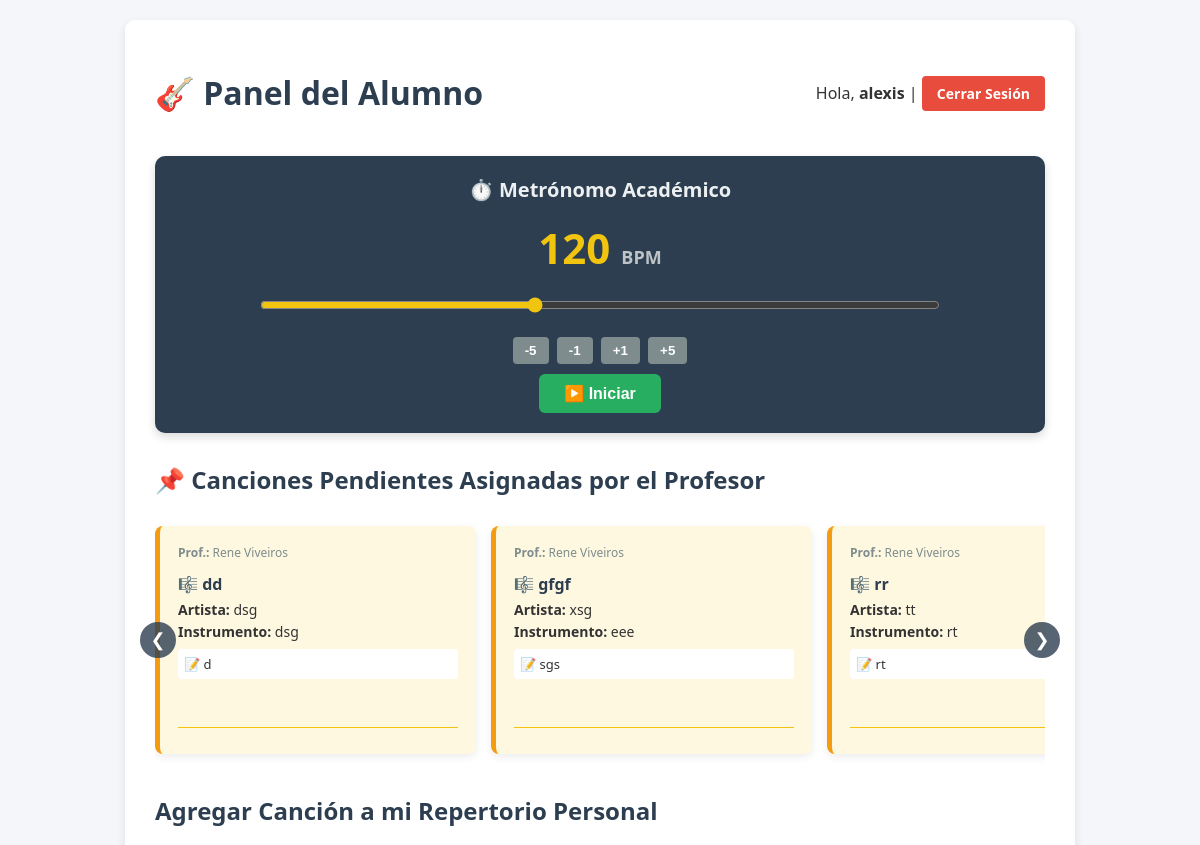
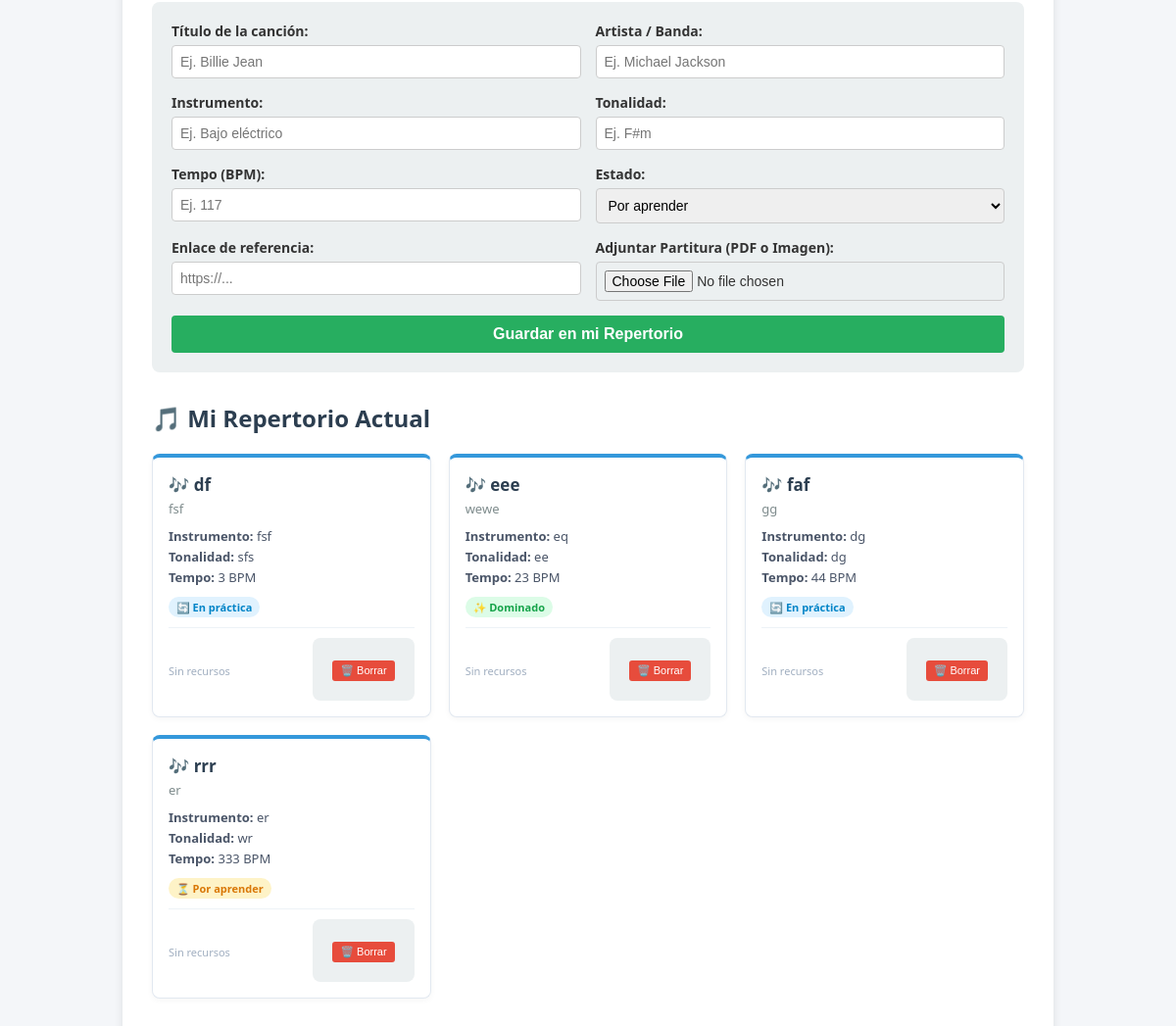
/ (signed in), run on the app's committed database (2 pictures, top to bottom).
### tables this page shows
CREATE TABLE assignments (
        id INTEGER PRIMARY KEY AUTOINCREMENT,
        teacher_id INTEGER,
        student_id INTEGER,
        title TEXT NOT NULL,
        artist TEXT,
        instrument TEXT,
        notes TEXT,
        link TEXT,
        file_path TEXT,
        status TEXT DEFAULT 'Pendiente',
        FOREIGN KEY (teacher_id) REFERENCES users(id) ON DELETE CASCADE,
        FOREIGN KEY (student_id) REFERENCES users(id) ON DELETE CASCADE
    );

CREATE TABLE users (
        id INTEGER PRIMARY KEY AUTOINCREMENT,
        cedula TEXT NOT NULL UNIQUE,
        username TEXT NOT NULL,
        password TEXT NOT NULL,
        role TEXT CHECK(role IN ('profesor', 'alumno')) NOT NULL,
        chair TEXT,
        status TEXT CHECK(status IN ('pendiente', 'aprobado')) DEFAULT 'aprobado',
        security_question TEXT,
        security_answer TEXT
    );

CREATE TABLE songs (
        id INTEGER PRIMARY KEY AUTOINCREMENT,
        title TEXT NOT NULL,
        artist_id INTEGER,
        instrument TEXT,
        key_signature TEXT,
        tempo INTEGER,
        tab_or_score_link TEXT,
        file_path TEXT,
        status TEXT CHECK(status IN ('Por aprender', 'En práctica', 'Dominado')) DEFAULT 'Por aprender',
        user_id INTEGER,
        FOREIGN KEY (artist_id) REFERENCES artists(id) ON DELETE SET NULL,
        FOREIGN KEY (user_id) REFERENCES users(id) ON DELETE CASCADE
    );

### app.py (the view, shortened to what this page needs)
@app.route("/")
def index():
    if "user_id" not in session:
        return redirect(url_for("login"))
    role = session.get("role")
    username = session.get("username")
    cedula = session.get("cedula")
    is_superuser = cedula in crud.SUPER_CEDULAS
    if role == "alumno":
        songs = crud.list_songs_by_user(session["user_id"])
        assignments = crud.get_student_assignments(session["user_id"])
        return render_template(
            "student_dashboard.html",
            username=username,
            songs=songs,
            assignments=assignments,
            SUPER_CEDULAS=crud.SUPER_CEDULAS,
        )

### crud.py (called while the page is built)
def get_connection():
    return database.get_connection()

def list_songs_by_user(user_id):
    conn = get_connection()
    cursor = conn.cursor()
    query = (
        """
        SELECT s.id, s.title, COALESCE(a.name, 'Sin Artista'), COALESCE(s.instrument, 'Sin Instrumento'),
               s.key_signature, s.tempo, s.status, s.tab_or_score_link, s.file_path
        FROM songs s
        LEFT JOIN artists a ON s.artist_id = a.id
        WHERE s.user_id = %s
    """
        if database.DATABASE_URL
        else """
        SELECT s.id, s.title, COALESCE(a.name, 'Sin Artista'), COALESCE(s.instrument, 'Sin Instrumento'),
               s.key_signature, s.tempo, s.status, s.tab_or_score_link, s.file_path
        FROM songs s
        LEFT JOIN artists a ON s.artist_id = a.id
        WHERE s.user_id = ?
    """
    )
    cursor.execute(query, (user_id,))
    songs = cursor.fetchall()
    cursor.close()
    conn.close()
    return songs

def get_student_assignments(student_id):
    conn = get_connection()
    cursor = conn.cursor()
    query = (
        """
        SELECT a.id, a.title, a.artist, a.instrument, a.notes, a.status, u.username, a.link, a.file_path
        FROM assignments a
        JOIN users u ON a.teacher_id = u.id
        WHERE a.student_id = %s
        ORDER BY a.id DESC
    """
        if database.DATABASE_URL
        else """
        SELECT a.id, a.title, a.artist, a.instrument, a.notes, a.status, u.username, a.link, a.file_path
        FROM assignments a
        JOIN users u ON a.teacher_id = u.id
        WHERE a.student_id = ?
        ORDER BY a.id DESC
    """
    )
    cursor.execute(query, (student_id,))
    assignments = cursor.fetchall()
    cursor.close()
    conn.close()
    return assignments

### database.py (called while the page is built)
def get_connection():
    if DATABASE_URL:
        conn = psycopg2.connect(DATABASE_URL)
        return conn
    else:
        conn = sqlite3.connect("music_repertoire.db")
        conn.execute("PRAGMA foreign_keys = ON;")
        return conn

### templates/student_dashboard.html (shortened to what this page needs)
<!DOCTYPE html>
<html lang="es">
<head>
</head>
<body>
<div class="container">
    <div class="header">
        <h1>🎸 Panel del Alumno</h1>
        <div>
            <span>Hola, <strong>{{ username }}</strong></span> |
            <a href="/logout" class="logout-btn">Cerrar Sesión</a>
        </div>
    </div>
    <div class="metronome-card">
        <h2>⏱️ Metrónomo Académico</h2>
        <div class="bpm-display" id="bpmDisplay">120 <span style="font-size: 18px; color: #bdc3c7;">BPM</span></div>
        <input type="range" class="bpm-slider" id="bpmSlider" min="40" max="240" value="120" oninput="updateBpm(this.value)">
        <div>
            <button class="metronome-btn-control" onclick="changeBpm(-5)">-5</button>
            <button class="metronome-btn-control" onclick="changeBpm(-1)">-1</button>
            <button class="metronome-btn-control" onclick="changeBpm(1)">+1</button>
            <button class="metronome-btn-control" onclick="changeBpm(5)">+5</button>
        </div>
        <div>
            <button id="startStopBtn" class="start-stop-btn" onclick="toggleMetronome()">▶️ Iniciar</button>
        </div>
    </div>
    <h2>📌 Canciones Pendientes Asignadas por el Profesor</h2>
    {% if assignments %}
    <div class="carousel-wrapper">
        <button class="carousel-btn btn-left" onclick="scrollCarousel(-300)">❮</button>
        <div class="carousel-container" id="taskCarousel">
            {% for a in assignments %}
            <div class="assignment-card {% if a[5] == 'Completada' %}completed{% endif %}">
                <div>
                    <p style="margin-top:0; font-size: 12px; color: #7f8c8d;"><strong>Prof.:</strong> {{ a[6] }}</p>
                    <p style="font-size: 16px; font-weight: bold; color: #2c3e50; margin: 5px 0;">🎼 {{ a[1] }}</p>
                    {% if a[2] %}<p style="margin: 3px 0; font-size: 14px;"><strong>Artista:</strong> {{ a[2] }}</p>{% endif %}
                    {% if a[3] %}<p style="margin: 3px 0; font-size: 14px;"><strong>Instrumento:</strong> {{ a[3] }}</p>{% endif %}
                    {% if a[4] %}<p style="margin: 8px 0; font-size: 13px; background: #fff; padding: 6px; border-radius: 4px;">📝 {{ a[4] }}</p>{% endif %}
                </div>
                <div style="margin-top: 15px; border-top: 1px solid #f1c40f; padding-top: 8px; display: flex; justify-content: space-between; align-items: center;">
                </div>
            </div>
            {% endfor %}
        </div>
        <button class="carousel-btn btn-right" onclick="scrollCarousel(300)">❯</button>
    </div>
    {% else %}
        <p>No tienes tareas pendientes asignadas por ningún profesor.</p>
    {% endif %}
    <h2>Agregar Canción a mi Repertorio Personal</h2>
    <form action="/add_song" method="POST" enctype="multipart/form-data">
        <div>
            <label>Título de la canción:</label>
            <input type="text" name="title" required placeholder="Ej. Billie Jean">
        </div>
        <div>
            <label>Artista / Banda:</label>
            <input type="text" name="artist_name" required placeholder="Ej. Michael Jackson">
        </div>
        <div>
            <label>Instrumento:</label>
            <input type="text" name="instrument" required placeholder="Ej. Bajo eléctrico">
        </div>
        <div>
            <label>Tonalidad:</label>
            <input type="text" name="key_signature" placeholder="Ej. F#m">
        </div>
        <div>
            <label>Tempo (BPM):</label>
            <input type="number" name="tempo" placeholder="Ej. 117">
        </div>
        <div>
            <label>Estado:</label>
            <select name="status">
                <option value="Por aprender">Por aprender</option>
            </select>
        </div>
        <div>
            <label>Enlace de referencia:</label>
            <input type="text" name="link" placeholder="https://...">
        </div>
        <div>
            <label>Adjuntar Partitura (PDF o Imagen):</label>
            <input type="file" name="score_file" accept=".pdf,.png,.jpg,.jpeg">
        </div>
        <button type="submit" class="save-btn">Guardar en mi Repertorio</button>
    </form>
    <h2>🎵 Mi Repertorio Actual</h2>
    {% if songs %}
    <div class="repertoire-grid">
        {% for song in songs %}
        <div class="song-card">
            <div>
                <div class="song-title">🎶 {{ song[1] }}</div>
                <div class="song-artist">{{ song[2] }}</div>
                <div class="song-details"><strong>Instrumento:</strong> {{ song[3] }}</div>
                {% if song[4] %}<div class="song-details"><strong>Tonalidad:</strong> {{ song[4] }}</div>{% endif %}
                {% if song[5] %}<div class="song-details"><strong>Tempo:</strong> {{ song[5] }} BPM</div>{% endif %}
                <div>
                    {% if song[6] == 'Por aprender' %}
                        <span class="badge badge-por-aprender">⏳ Por aprender</span>
                    {% elif song[6] == 'En práctica' %}
                        <span class="badge badge-en-practica">🔄 En práctica</span>
                    {% else %}
                        <span class="badge badge-dominado">✨ Dominado</span>
                    {% endif %}
                </div>
            </div>
            <div class="song-footer">
                <div>
                    {% if not song[7] and not song[8] %}
                    <span style="font-size: 11px; color: #a0aec0;">Sin recursos</span>
                    {% endif %}
                </div>
                <form action="/delete_song/{{ song[0] }}" method="POST" style="margin:0; display:inline;">
                    <button type="submit" onclick="return confirm('¿Estás seguro de eliminar esta canción de tu repertorio?');" style="background:#e74c3c; color:white; border:none; padding:4px 8px; border-radius:3px; font-size:11px; cursor:pointer;">🗑️ Borrar</button>
                </form>
            </div>
        </div>
        {% endfor %}
    </div>
    {% else %}
        <p style="color: #718096; text-align: center; padding: 20px;">No hay canciones en tu repertorio todavía. ¡Agrega la primera arriba!</p>
    {% endif %}
</div>
</body>
</html>

### templates/student_dashboard.html (style rules this page uses)
body { font-family: 'Segoe UI', Tahoma, Geneva, Verdana, sans-serif; background-color: #f4f6f9; color: #333; margin: 0; padding: 20px; box-sizing: border-box; }
.header { display: flex; justify-content: space-between; align-items: center; margin-bottom: 20px; flex-wrap: wrap; gap: 10px; }
.logout-btn { background: #e74c3c; color: white; padding: 8px 15px; border-radius: 4px; text-decoration: none; font-size: 14px; font-weight: bold; }
h1, h2 { color: #2c3e50; }
.container { max-width: 950px; margin: auto; background: white; padding: 30px; border-radius: 10px; box-shadow: 0 4px 10px rgba(0,0,0,0.1); box-sizing: border-box; }
form { display: grid; grid-template-columns: 1fr 1fr; gap: 15px; background: #ecf0f1; padding: 20px; border-radius: 8px; margin-bottom: 30px; }
form div { display: flex; flex-direction: column; }
label { font-weight: bold; margin-bottom: 5px; font-size: 14px; }
input, select { padding: 8px; border: 1px solid #ccc; border-radius: 4px; font-size: 14px; width: 100%; box-sizing: border-box; }
button.save-btn { grid-column: span 2; background: #27ae60; color: white; border: none; padding: 10px; font-size: 16px; border-radius: 4px; cursor: pointer; font-weight: bold; }
.metronome-card { background: #2c3e50; color: white; padding: 20px; border-radius: 10px; margin-bottom: 30px; text-align: center; box-shadow: 0 4px 10px rgba(0,0,0,0.15); }
.metronome-card h2 { color: #ecf0f1; margin-top: 0; font-size: 20px; }
.bpm-display { font-size: 42px; font-weight: bold; margin: 10px 0; color: #f1c40f; }
.bpm-slider { width: 80%; cursor: pointer; margin-bottom: 15px; accent-color: #f1c40f; }
.metronome-btn-control { background: #7f8c8d; color: white; border: none; padding: 6px 12px; border-radius: 4px; font-weight: bold; cursor: pointer; margin: 0 2px; }
.start-stop-btn { background: #27ae60; color: white; border: none; padding: 10px 25px; font-size: 16px; border-radius: 6px; font-weight: bold; cursor: pointer; transition: 0.2s; margin-top: 10px; }
.carousel-wrapper { position: relative; margin-bottom: 30px; }
.carousel-container { display: flex; gap: 15px; overflow-x: auto; scroll-snap-type: x mandatory; scroll-behavior: smooth; padding: 10px 5px; -webkit-overflow-scrolling: touch; }
.assignment-card { flex: 0 0 280px; scroll-snap-align: start; background: #fff8e1; border-left: 5px solid #f39c12; padding: 18px; border-radius: 8px; box-shadow: 0 3px 8px rgba(0,0,0,0.08); display: flex; flex-direction: column; justify-content: space-between; }
.carousel-btn { position: absolute; top: 50%; transform: translateY(-50%); background: rgba(44, 62, 80, 0.8); color: white; border: none; width: 36px; height: 36px; border-radius: 50%; cursor: pointer; z-index: 10; font-size: 18px; display: flex; align-items: center; justify-content: center; }
.btn-left { left: -15px; }
.btn-right { right: -15px; }
.repertoire-grid { display: grid; grid-template-columns: repeat(auto-fill, minmax(260px, 1fr)); gap: 18px; margin-top: 20px; margin-bottom: 30px; }
.song-card { background: #ffffff; border: 1px solid #e2e8f0; border-top: 4px solid #3498db; border-radius: 8px; padding: 16px; box-shadow: 0 2px 6px rgba(0,0,0,0.04); display: flex; flex-direction: column; justify-content: space-between; transition: transform 0.2s ease, box-shadow 0.2s ease; }
.song-title { font-size: 17px; font-weight: bold; color: #2c3e50; margin-bottom: 4px; }
.song-artist { font-size: 13px; color: #7f8c8d; margin-bottom: 10px; font-weight: 500; }
.song-details { font-size: 13px; color: #4a5568; margin: 3px 0; }
.badge { display: inline-block; padding: 3px 8px; border-radius: 12px; font-size: 11px; font-weight: bold; margin-top: 8px; margin-bottom: 10px; }
.badge-por-aprender { background: #fef3c7; color: #d97706; }
.badge-en-practica { background: #e0f2fe; color: #0284c7; }
.badge-dominado { background: #dcfce7; color: #16a34a; }
.song-footer { border-top: 1px solid #edf2f7; padding-top: 10px; display: flex; justify-content: space-between; align-items: center; }

### data on the page
assignments: username "Rene Viveiros", title "dd", artist "dsg", instrument "dsg", notes "d"
assignments: username "Rene Viveiros", title "gfgf", artist "xsg", instrument "eee", notes "sgs"
assignments: username "Rene Viveiros", title "rr", artist "tt", instrument "rt", notes "rt"
songs: title "df", instrument "fsf", key_signature "sfs", tempo "3", status "🔄 En práctica", tab_or_score_link "Sin recursos"
songs: title "eee", song "wewe", instrument "eq", key_signature "ee", tempo "23", status "✨ Dominado", tab_or_score_link "Sin recursos"
songs: title "faf", song "gg", song "dg", key_signature "dg", tempo "44", status "🔄 En práctica", tab_or_score_link "Sin recursos"
songs: title "rrr", instrument "er", key_signature "wr", tempo "333", status "⏳ Por aprender", tab_or_score_link "Sin recursos"

### other printed values
{{ username }} "alexis"
